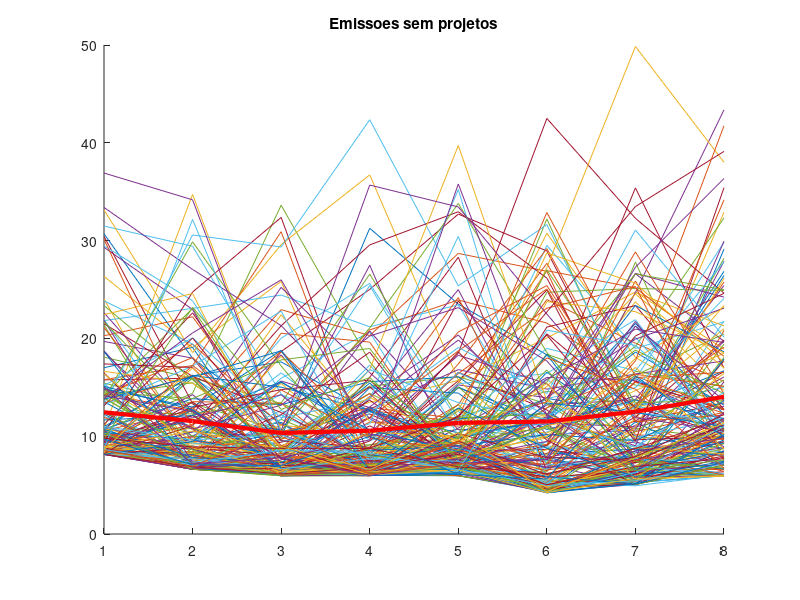
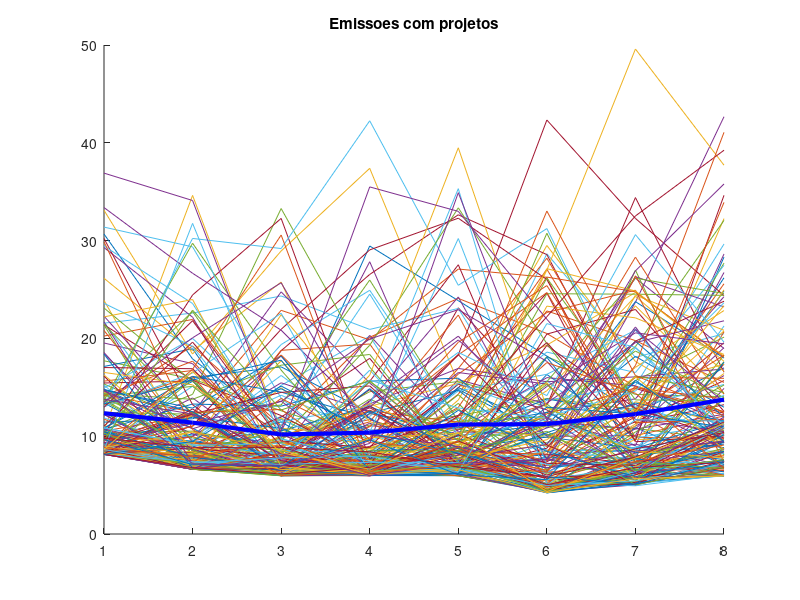
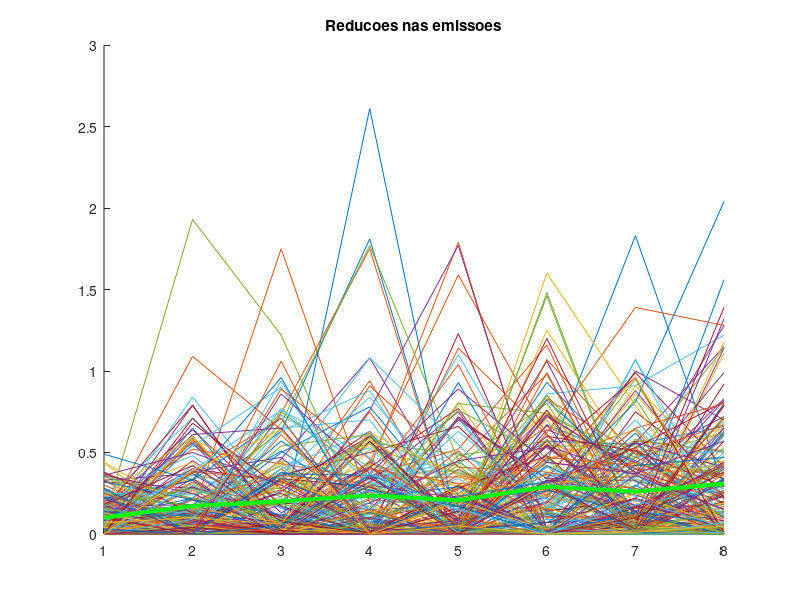
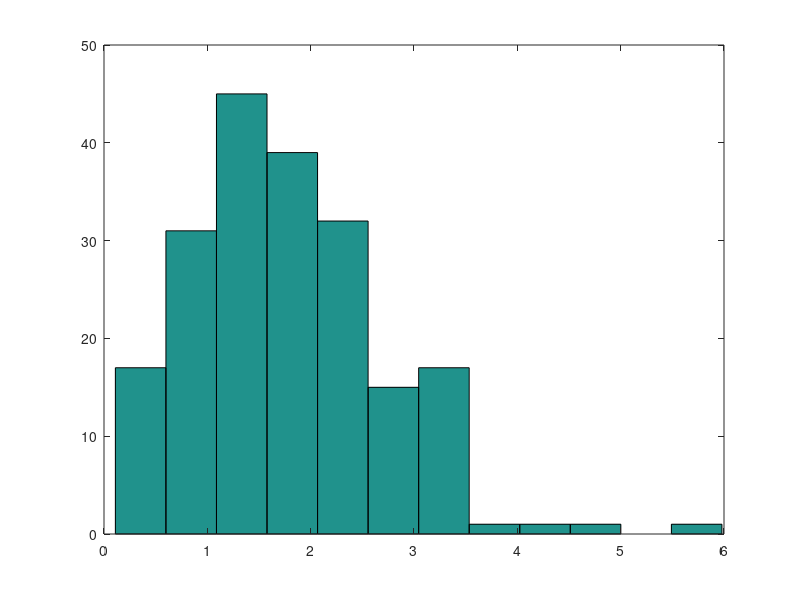

These figures' MATLAB source, in order:

close all; clear all;

CO2_Sem = [
15.03	9.60	10.76	18.63	21.39	8.26	8.83	9.02	14.33	10.39	8.18	8.78	9.17	9.77	8.18	9.60	26.34	19.69	15.42	8.14	10.29	30.70	8.15	9.42	8.35	9.59	8.45	15.76	8.71	10.56	8.67	9.53	18.09	21.91	8.38	17.00	20.27	24.04	12.49	10.66	21.82	8.27	10.80	13.85	8.55	9.87	8.18	31.49	8.18	8.26	21.11	33.14	14.72	14.14	8.25	16.48	9.12	8.96	14.88	29.31	14.21	12.01	9.14	10.69	8.18	8.14	8.22	8.75	8.26	30.44	12.26	11.95	8.53	8.14	14.81	29.47	10.29	8.66	8.18	10.10	8.24	10.56	8.59	10.02	13.52	15.78	8.22	9.48	12.47	8.14	9.89	10.78	8.26	8.14	8.78	8.71	8.30	21.49	8.27	8.45	8.64	18.73	13.94	13.26	8.40	8.44	11.15	8.93	22.61	10.53	8.14	8.14	9.21	13.38	10.72	12.49	8.34	9.24	8.22	11.66	8.66	8.44	10.55	13.76	15.19	8.22	10.37	10.27	8.74	33.39	14.38	8.22	8.21	8.73	14.19	8.85	10.92	14.51	15.38	8.18	10.97	8.18	14.96	36.91	12.55	13.20	9.31	10.26	8.18	8.27	21.86	21.70	10.88	13.12	14.83	9.64	8.30	14.91	14.25	8.14	17.39	15.11	8.94	8.25	8.14	23.36	23.84	8.21	10.68	8.97	16.63	9.38	13.90	11.01	8.83	13.78	8.66	22.43	13.84	8.14	8.14	11.21	18.67	8.18	16.39	8.14	10.33	8.67	8.14	8.14	30.14	8.91	14.15	9.73	8.63	9.80	9.69	8.53	8.62	14.99
10.89	11.72	34.72	9.91	6.64	7.22	7.05	9.66	12.62	6.62	6.75	6.74	15.94	12.13	10.46	7.64	19.07	17.98	13.35	7.68	6.62	17.96	12.66	8.79	6.80	7.73	10.04	15.93	6.74	12.68	6.84	14.25	15.89	9.53	8.39	19.08	22.21	7.98	7.55	14.38	23.07	8.36	16.26	19.43	9.43	12.13	15.97	29.42	12.12	6.62	9.46	18.55	10.86	23.06	7.72	7.28	16.17	6.92	6.83	22.96	15.47	8.87	8.69	13.84	6.79	8.18	10.42	6.62	6.74	13.33	7.41	7.71	11.80	9.69	6.63	23.85	24.74	9.03	6.63	9.21	6.62	10.77	6.62	8.06	8.69	17.23	11.04	8.08	12.28	8.25	6.62	7.26	12.88	7.96	9.95	6.63	9.40	16.13	12.71	9.95	7.18	8.66	8.61	30.58	8.41	8.10	6.62	8.22	12.50	7.63	6.62	6.74	11.69	16.24	9.33	7.12	6.74	7.01	11.08	12.11	8.03	6.83	6.74	29.88	20.06	6.62	9.65	8.81	8.38	27.05	8.27	6.81	8.79	6.62	18.05	9.00	8.64	13.84	7.65	6.78	16.21	7.39	9.52	34.17	7.29	17.17	12.95	6.76	7.70	7.66	7.29	12.34	9.29	22.61	12.98	13.53	6.73	10.72	10.04	7.08	17.03	12.70	17.22	6.85	6.64	15.77	19.42	13.49	7.83	11.22	15.41	11.91	8.59	9.61	6.62	16.08	7.19	24.59	20.56	7.26	7.71	20.04	6.75	6.62	8.80	6.62	6.62	32.16	6.88	9.46	10.73	10.53	12.51	23.17	7.33	8.90	7.09	6.94	16.98	7.18
6.03	8.31	10.63	10.37	6.03	12.17	6.73	11.42	6.18	5.96	7.39	11.72	10.64	5.95	9.88	10.09	25.83	7.26	10.55	15.93	18.66	11.28	6.47	6.28	6.64	8.84	14.25	6.14	6.24	22.94	10.58	6.86	5.95	16.48	7.96	5.95	9.97	15.40	8.49	33.62	24.43	9.38	7.75	11.10	6.63	25.22	13.34	14.33	6.85	7.91	9.04	29.59	6.93	9.69	6.23	6.46	17.60	6.72	10.24	6.70	8.49	5.96	6.08	13.22	6.00	6.43	18.32	7.04	9.57	6.55	5.95	20.53	6.08	6.49	8.23	9.52	32.37	6.44	7.84	9.04	6.03	8.98	7.35	6.43	10.32	10.43	6.15	6.25	5.95	12.64	6.10	6.00	6.94	11.11	15.64	5.95	20.02	12.42	6.91	6.05	5.96	5.95	10.65	29.35	12.21	6.06	7.41	18.17	6.92	6.66	11.75	8.60	10.65	5.95	7.98	6.04	7.41	8.05	21.29	15.56	6.58	6.06	6.10	17.18	11.88	7.05	7.99	9.65	6.17	21.31	7.40	6.10	8.01	6.41	8.73	6.34	6.54	17.80	6.10	7.30	15.01	6.13	22.42	10.25	10.50	22.79	14.76	6.90	8.05	5.99	6.79	13.39	8.49	9.53	18.77	13.37	6.79	13.17	8.54	8.63	7.74	6.75	30.91	6.40	10.57	8.36	8.06	7.67	7.28	18.66	8.93	14.24	5.95	10.15	6.70	18.73	14.74	6.92	25.99	6.10	6.67	9.01	5.99	8.23	6.56	7.56	6.00	10.51	6.14	15.52	5.99	8.65	7.78	12.74	8.54	8.76	7.00	10.61	8.94	7.81
6.00	7.38	7.80	27.48	6.90	7.93	11.05	6.25	12.65	8.39	6.55	8.07	7.22	8.38	31.26	12.64	5.96	6.89	10.61	20.63	25.01	6.45	7.06	6.30	6.22	9.12	10.61	7.07	8.16	20.29	8.04	6.13	9.12	9.56	12.80	7.22	6.44	7.91	20.75	17.61	21.19	12.28	6.05	20.87	6.87	16.50	9.99	6.96	5.99	6.18	11.87	36.72	14.05	15.11	6.92	9.51	12.56	7.88	13.47	11.95	14.39	6.02	16.02	15.58	6.68	10.30	7.10	7.10	7.63	6.22	6.18	19.62	6.94	6.55	7.85	10.21	7.65	6.08	7.45	8.83	5.97	6.31	7.20	7.52	12.52	12.95	6.10	12.78	5.96	7.91	5.95	14.96	11.44	10.35	12.93	5.98	25.62	7.47	7.19	7.93	6.92	6.04	6.17	42.36	18.59	6.32	6.73	8.22	5.97	6.89	25.40	15.06	6.79	8.66	7.00	13.87	7.11	17.28	29.56	10.05	11.88	6.55	10.33	6.42	13.76	6.27	15.43	14.35	7.06	11.81	6.03	6.07	13.68	8.54	7.19	6.83	7.37	18.97	12.34	8.06	12.64	6.48	11.51	6.01	21.07	6.21	15.74	6.78	6.54	8.89	6.23	26.57	11.28	8.86	7.97	6.34	16.82	20.24	8.00	8.42	6.20	5.97	6.48	10.40	35.68	15.68	16.81	6.22	12.93	9.96	13.98	6.75	8.74	6.40	8.79	6.45	9.81	6.01	10.19	7.09	7.70	6.00	6.48	6.44	6.35	12.99	6.22	7.90	6.83	10.63	6.47	6.07	6.00	15.99	8.28	8.75	9.98	6.14	6.60	9.62
5.96	15.42	9.09	6.78	11.70	12.56	6.97	6.76	11.43	9.93	7.36	8.00	10.15	15.66	23.51	8.88	12.60	5.98	11.96	6.37	32.71	14.96	17.39	6.45	15.25	9.83	7.14	23.82	15.04	28.69	6.67	8.30	10.72	11.88	7.13	7.44	6.47	9.60	10.64	6.68	23.43	8.09	5.98	23.93	12.78	8.48	7.19	11.58	8.43	6.60	24.17	15.74	20.35	16.08	7.12	18.48	10.34	9.96	15.70	7.62	9.94	6.39	28.30	16.07	5.96	11.89	7.08	6.83	7.71	6.33	6.39	6.55	6.30	10.83	12.85	6.30	16.54	6.73	8.13	11.46	7.80	13.23	9.01	6.61	9.77	11.78	8.10	16.81	8.12	15.35	8.36	14.41	11.03	6.46	7.66	6.96	11.54	8.46	6.70	13.22	7.08	8.43	5.96	25.37	6.86	9.98	5.95	9.44	6.23	9.46	10.06	6.63	6.14	16.40	8.54	24.99	15.04	7.03	32.95	11.79	18.72	6.48	18.28	9.89	35.22	9.07	7.50	6.31	6.23	6.19	6.87	6.21	7.31	9.01	7.79	8.20	7.27	7.25	19.07	7.30	6.93	9.48	9.62	8.41	33.80	6.40	7.16	6.61	11.80	9.33	7.67	11.88	30.43	18.61	8.74	7.17	39.72	23.15	6.97	16.51	12.11	6.24	8.45	10.01	33.44	9.74	13.44	10.26	9.01	20.65	9.36	8.14	9.27	8.96	11.96	6.06	8.60	7.90	8.91	8.50	7.44	9.48	12.89	9.29	6.89	19.83	7.08	6.59	8.17	8.43	9.44	6.55	7.23	7.71	6.49	6.86	6.09	7.18	10.37	35.79
4.34	27.68	4.56	7.13	5.08	4.49	8.25	4.73	23.97	5.92	13.20	18.38	29.51	24.95	18.32	7.32	30.75	4.48	14.59	4.49	28.94	11.56	29.18	5.24	13.93	11.89	10.43	13.50	10.68	26.86	12.19	7.06	9.86	8.99	7.59	8.17	4.34	4.59	11.26	6.36	8.67	4.99	4.51	21.57	4.47	6.86	12.89	15.81	4.95	16.55	5.25	20.04	10.13	13.31	7.76	42.49	13.87	5.39	8.02	4.34	32.21	5.20	6.44	9.86	4.47	9.09	7.85	4.41	13.85	4.40	4.21	5.88	4.84	16.01	6.15	9.43	12.69	4.44	5.69	10.32	11.37	4.53	7.52	21.16	11.70	6.53	6.58	14.81	24.72	16.42	5.44	7.86	13.50	23.76	12.01	5.28	18.98	8.65	4.99	26.93	5.50	11.83	4.47	31.64	5.03	11.62	9.04	15.07	7.85	15.55	11.32	9.08	7.81	23.09	27.25	7.60	7.29	8.89	26.16	12.33	25.06	8.61	15.36	13.85	5.27	4.69	4.35	12.91	4.89	4.25	4.52	6.63	20.47	10.17	9.15	9.82	11.04	11.06	14.36	4.56	11.18	7.76	28.74	13.95	18.55	5.48	5.83	4.25	32.87	4.75	9.47	12.29	7.06	9.59	6.76	5.24	13.61	17.69	4.47	12.14	20.34	18.34	4.38	12.23	22.49	27.02	11.73	7.82	4.21	25.40	15.40	15.82	10.97	5.16	22.71	13.39	6.46	10.00	6.78	16.76	4.26	6.06	8.77	4.93	11.09	12.23	4.41	4.97	5.04	5.85	18.00	4.23	7.61	10.87	20.84	6.19	5.62	7.16	4.34	12.08
7.69	12.10	7.33	11.11	6.47	6.49	11.57	6.72	19.51	11.73	13.74	15.22	18.97	7.24	12.92	7.49	18.06	8.30	13.16	6.75	11.49	18.60	12.70	5.94	26.61	10.79	13.68	35.39	13.05	7.44	23.75	5.05	16.23	8.36	11.93	8.70	8.80	6.61	4.97	27.81	9.01	6.11	6.39	15.56	5.32	10.87	19.18	9.25	5.92	10.02	10.47	24.75	10.63	7.58	20.12	32.28	12.34	5.48	24.69	5.06	12.52	4.93	15.62	15.91	6.96	17.95	24.70	7.92	15.84	6.09	5.28	8.74	6.97	15.72	7.64	12.98	6.15	11.45	6.73	14.67	10.95	6.58	6.30	23.36	23.37	7.98	13.31	16.36	25.10	21.91	5.14	5.57	28.84	22.74	9.02	7.43	16.70	7.30	5.61	25.17	9.76	26.65	5.86	13.10	7.30	21.54	15.99	24.54	9.43	26.59	21.27	20.25	7.87	25.31	49.85	5.77	16.63	7.72	9.63	8.59	10.15	13.61	6.89	6.67	5.25	5.11	8.50	16.33	10.88	6.38	6.70	9.86	12.93	9.56	25.87	5.88	14.13	6.78	31.08	5.42	13.71	15.52	25.64	19.93	8.01	6.94	6.42	6.23	16.14	6.89	21.73	18.80	7.61	5.06	7.85	13.26	9.90	7.57	10.53	14.97	9.49	6.60	7.98	8.84	11.89	13.42	8.88	7.52	5.14	11.48	5.54	20.95	5.05	12.38	33.48	12.41	12.71	17.03	8.48	7.41	6.29	8.75	5.88	7.50	12.70	6.40	5.48	5.44	6.90	5.11	14.81	5.68	21.27	6.49	19.29	7.89	16.14	17.71	7.78	27.28
29.13	7.18	8.08	16.06	7.13	5.95	16.61	10.49	15.61	32.90	25.41	13.82	21.70	17.71	16.69	8.33	12.78	9.87	10.64	11.21	13.40	13.18	25.76	10.17	19.70	9.81	10.19	16.95	26.86	5.95	14.68	8.52	20.46	21.77	19.83	8.04	9.43	10.55	15.55	7.65	8.40	6.75	5.91	12.83	9.28	19.70	32.32	8.03	6.36	8.76	12.44	18.90	27.89	11.14	10.11	24.63	26.43	20.81	21.28	7.28	28.18	6.06	12.68	10.80	8.14	23.20	43.37	10.14	29.83	10.58	5.96	6.40	11.65	11.51	19.41	15.01	7.98	7.00	6.58	18.48	13.06	9.24	8.26	12.72	18.62	14.27	11.39	17.70	24.90	10.15	8.43	9.63	14.35	18.52	29.94	5.99	27.84	9.43	10.03	18.16	10.30	24.22	6.01	10.89	11.85	12.23	16.53	16.98	7.00	24.97	10.79	24.61	6.11	7.46	38.01	5.99	15.10	6.10	9.95	10.88	9.66	20.99	11.19	5.98	5.95	11.64	9.30	15.09	26.16	7.15	18.06	11.84	10.24	13.59	10.63	10.32	8.91	8.72	20.13	7.87	11.81	12.33	17.52	23.09	10.71	6.06	10.85	17.90	12.73	10.98	9.76	14.36	7.46	7.06	6.65	19.09	16.42	8.83	15.75	24.08	35.41	8.44	6.01	8.19	10.55	13.69	14.49	11.16	10.17	12.17	6.00	19.59	7.04	11.65	39.12	10.98	34.17	8.69	9.80	6.74	10.99	11.77	7.43	9.82	23.38	12.41	13.82	7.20	7.70	7.35	6.73	5.91	13.64	7.56	11.16	12.23	9.93	41.74	11.33	36.35
];

CO2_Com = [
14.78	9.58	10.62	18.45	21.37	8.24	8.76	8.99	14.24	10.38	8.18	8.76	9.10	9.66	8.18	9.60	26.15	19.53	15.34	8.14	10.20	30.67	8.15	9.26	8.35	9.36	8.36	15.44	8.71	10.53	8.67	9.52	17.71	21.65	8.38	17.13	20.24	23.89	12.26	10.65	21.56	8.27	10.81	13.48	8.40	9.76	8.18	31.38	8.18	8.19	20.81	33.10	14.56	14.09	8.29	16.15	8.90	8.92	14.54	29.29	14.09	11.87	9.12	10.69	8.18	8.14	8.18	8.75	8.26	30.22	12.50	11.76	8.53	8.14	14.73	29.45	10.19	8.50	8.18	10.10	8.21	10.37	8.59	9.94	13.40	15.63	8.34	9.39	12.44	8.14	9.85	10.68	8.26	8.14	8.77	8.71	8.30	21.39	8.27	8.45	8.71	18.56	13.58	13.14	8.26	8.40	10.87	8.80	22.28	10.53	8.14	8.14	9.19	13.23	10.28	12.22	8.31	9.11	8.22	11.44	8.58	8.38	10.44	13.66	14.92	8.22	10.34	10.08	8.30	33.38	14.34	8.22	8.21	8.72	14.15	8.80	10.75	14.35	15.23	8.18	10.83	8.18	14.72	36.90	12.49	13.00	9.31	10.23	8.18	8.24	21.69	21.44	10.87	12.96	14.70	9.55	8.22	14.64	13.90	8.14	17.02	14.79	8.94	8.21	8.14	23.11	23.59	8.21	10.46	8.97	16.52	9.30	13.74	10.84	8.73	13.30	8.66	22.20	13.48	8.14	8.14	11.03	18.39	8.18	16.26	8.14	10.33	8.61	8.14	8.14	29.88	8.85	13.78	9.56	8.63	9.80	9.66	8.85	8.62	14.77
10.82	11.40	34.62	9.57	6.64	7.06	7.05	9.27	12.47	6.62	6.73	6.74	15.11	12.32	10.24	7.52	18.73	17.42	11.42	7.68	6.62	17.90	12.52	9.17	6.69	7.73	10.12	15.65	6.74	12.11	6.84	13.91	15.86	9.49	8.31	18.94	21.94	7.97	7.43	14.28	22.59	8.35	15.61	19.22	9.44	12.26	15.86	29.36	12.05	6.62	9.38	18.40	10.23	22.75	7.72	7.23	15.99	6.92	6.83	22.17	15.10	8.73	8.69	13.29	6.85	8.18	9.97	6.62	6.74	13.23	6.82	7.58	12.08	9.40	6.63	23.57	24.44	8.99	6.62	9.07	6.62	10.52	6.62	7.93	8.57	16.72	10.44	8.17	12.25	8.25	6.62	7.04	12.30	7.97	10.00	6.63	9.35	15.73	12.50	9.98	7.06	8.48	8.58	30.22	8.37	8.09	6.66	8.12	12.14	7.63	6.62	6.74	11.95	16.10	9.34	7.11	6.74	7.09	11.05	11.78	8.00	7.07	6.70	29.73	20.00	6.62	9.49	9.29	8.25	26.66	8.27	6.81	8.76	6.62	17.67	8.42	8.60	13.77	7.52	6.78	16.12	7.27	9.08	34.10	7.17	16.46	12.27	6.75	7.54	7.61	7.21	12.31	9.14	21.81	12.87	12.44	6.73	10.76	9.82	6.66	16.90	12.50	16.85	6.85	6.62	15.60	19.18	12.78	7.83	11.01	15.25	11.30	8.55	9.07	6.62	15.75	7.26	23.98	20.06	7.26	7.40	19.62	6.75	6.62	8.80	6.62	6.62	31.76	6.79	9.46	10.67	10.43	12.26	22.89	7.25	8.86	7.09	7.88	16.60	7.18
6.03	8.27	10.65	10.51	6.03	12.05	6.68	11.46	6.06	5.96	7.32	11.74	10.46	5.95	9.26	9.90	25.76	7.49	9.33	15.20	18.74	10.91	6.47	6.49	7.60	8.52	14.19	5.95	6.14	22.87	11.83	7.35	5.95	16.21	7.76	5.99	10.21	14.95	8.46	33.28	24.34	9.05	8.11	11.07	6.57	24.76	12.60	13.88	6.80	7.85	8.95	28.94	6.80	9.66	6.15	6.42	17.09	6.77	10.01	6.76	8.26	5.96	6.08	13.07	6.00	6.43	18.22	7.04	9.72	6.30	6.02	18.78	6.44	6.38	7.83	9.42	32.27	6.44	7.23	9.26	6.03	8.70	7.28	6.36	10.55	10.00	6.92	6.18	5.99	11.70	6.10	5.96	6.91	10.80	15.46	5.95	19.37	12.11	6.94	6.06	6.41	5.95	10.45	29.19	11.95	6.06	7.01	17.72	6.88	6.65	11.12	8.26	10.82	5.95	7.94	6.01	7.34	7.69	20.93	14.85	6.51	6.03	6.06	16.76	11.48	7.06	7.96	8.91	6.16	20.84	7.40	6.21	7.95	6.66	8.02	6.01	6.47	17.26	6.10	7.23	14.51	6.13	22.42	10.25	9.82	22.57	14.48	6.56	7.78	5.99	7.01	13.19	8.13	9.51	18.20	12.73	6.78	13.56	8.45	8.57	7.72	6.63	30.57	6.10	10.64	8.18	7.71	7.49	6.90	18.30	8.86	13.59	5.95	9.25	6.68	17.77	13.86	6.89	25.69	6.13	7.13	8.93	5.99	8.22	6.60	7.80	5.99	9.75	6.14	15.13	5.98	8.59	8.22	12.68	7.78	8.86	6.95	9.54	8.30	6.95
5.98	7.34	7.52	27.84	6.87	7.74	10.45	6.25	12.29	7.97	6.45	7.61	7.14	8.38	29.45	11.70	5.96	6.62	11.14	20.22	26.54	6.45	7.08	6.30	6.17	8.82	10.22	6.92	8.05	19.85	8.71	6.16	8.80	9.57	12.67	7.23	6.42	7.92	20.31	17.06	20.92	12.91	6.05	20.12	6.86	15.43	9.64	6.61	5.95	6.25	11.47	37.39	13.64	14.55	6.76	9.85	12.41	7.67	13.05	11.33	13.79	6.01	15.61	15.63	6.61	9.78	7.10	6.96	7.27	6.38	6.18	19.43	6.94	6.56	7.96	9.59	7.65	6.12	7.40	8.83	5.97	6.31	6.96	7.23	13.03	12.60	6.18	13.30	6.03	7.87	5.95	12.35	11.05	10.18	12.52	5.98	24.92	7.33	6.92	7.95	6.93	6.04	6.37	42.25	17.96	6.19	6.73	8.23	5.97	6.80	24.53	14.77	6.70	8.25	7.00	13.55	7.10	16.75	29.05	10.62	10.98	6.55	9.57	6.42	13.13	6.27	14.86	12.60	7.12	11.79	6.03	6.19	13.11	8.50	7.39	6.69	7.03	18.36	12.04	8.05	11.86	6.43	11.47	6.01	19.30	6.21	15.14	6.68	6.45	8.75	6.13	25.97	10.43	8.85	7.75	6.34	16.24	19.94	8.00	8.26	6.20	5.97	6.49	9.85	35.49	15.57	15.74	6.23	12.57	9.66	13.36	6.70	8.51	6.26	8.96	6.46	9.35	6.01	10.15	7.02	7.33	6.00	6.48	6.44	6.42	12.99	6.38	7.43	6.83	10.36	6.32	6.07	6.00	15.69	7.96	8.40	9.62	6.21	6.63	9.26
5.96	14.29	8.78	7.01	11.61	11.85	6.91	6.76	10.91	10.38	7.17	8.01	10.09	14.94	23.86	8.87	13.70	5.98	12.08	6.32	32.64	14.97	16.93	6.45	15.79	9.41	7.14	23.13	14.79	27.09	6.48	8.98	10.72	11.90	7.13	7.44	6.39	9.35	10.45	6.68	23.06	8.14	5.98	24.09	11.97	8.30	7.18	11.15	8.41	6.60	22.39	15.44	20.23	15.59	6.78	18.31	10.17	9.79	15.41	7.60	9.91	6.65	27.53	15.93	5.96	11.52	6.94	6.91	7.32	6.32	6.36	6.69	6.17	10.63	12.80	6.30	15.32	6.50	7.77	11.25	7.60	13.36	8.89	6.52	9.56	11.43	8.31	16.93	8.48	14.63	8.07	14.70	10.72	6.42	7.68	6.97	11.57	8.53	6.61	12.95	7.07	7.72	5.95	25.43	6.86	10.05	5.95	9.15	6.23	9.04	9.97	6.58	6.14	16.35	8.34	24.24	14.24	7.28	32.29	10.86	18.31	6.41	16.51	9.41	35.31	8.77	7.50	6.53	6.11	6.14	6.82	6.22	7.22	8.79	8.37	7.98	7.19	7.30	18.57	7.06	6.80	9.43	9.66	8.41	33.35	6.63	7.12	6.61	11.29	9.47	7.74	11.51	30.21	18.34	8.45	7.17	39.49	22.94	6.97	15.42	12.06	6.18	8.56	10.31	32.99	9.56	12.89	10.13	8.83	19.60	9.00	8.06	8.50	8.33	12.13	6.14	8.50	7.68	8.93	8.53	7.29	9.50	12.65	8.89	6.68	19.84	7.12	6.59	8.24	8.26	9.49	6.58	7.23	7.68	6.34	6.85	6.06	7.13	10.32	34.90
4.33	27.07	4.56	7.03	4.93	4.49	7.68	4.79	22.81	5.60	12.46	18.14	28.65	24.65	18.19	6.99	29.50	4.48	13.85	4.49	28.57	10.89	28.20	5.11	13.29	11.09	10.09	13.17	10.11	26.25	11.64	6.39	9.32	8.57	7.39	8.10	4.29	4.59	10.21	6.27	8.45	4.66	4.51	20.50	4.44	6.32	12.43	15.67	5.11	16.31	5.24	19.31	9.98	13.03	7.84	42.33	13.81	5.12	7.79	4.33	30.75	5.20	6.48	8.93	4.47	8.97	7.62	4.41	13.68	4.40	4.21	5.43	4.60	15.99	6.13	9.29	12.70	4.43	5.43	9.85	11.53	4.53	7.14	20.44	11.93	6.29	6.54	15.57	24.57	16.33	5.65	7.74	13.23	23.30	11.88	5.15	18.60	8.11	4.98	26.27	5.47	11.49	4.47	31.23	5.00	11.18	8.47	14.65	7.52	15.57	11.65	8.77	7.86	22.65	26.99	7.63	6.54	8.44	26.02	12.44	24.68	8.44	15.33	13.29	5.18	4.88	4.34	12.29	4.89	4.25	4.52	6.32	19.28	9.91	8.17	9.12	10.85	10.22	14.15	4.56	10.36	7.51	27.13	13.40	19.46	5.54	5.76	4.25	33.02	4.59	9.15	12.00	7.05	9.11	6.76	5.06	12.86	17.65	4.47	11.97	19.57	18.07	4.37	11.92	21.96	26.17	11.83	7.23	4.21	25.40	15.46	15.09	10.50	4.99	22.22	12.97	6.51	9.64	6.77	15.29	4.21	6.02	8.44	4.83	11.06	11.90	4.37	4.96	5.04	5.86	17.53	4.23	7.62	11.18	21.51	5.89	5.55	6.33	4.33	11.64
7.66	12.44	7.29	11.02	6.31	6.49	11.48	6.75	19.77	11.25	13.82	14.27	18.06	7.31	12.30	7.20	17.64	8.30	12.73	6.61	11.34	18.16	12.73	6.00	26.17	10.80	13.24	34.40	12.50	7.30	23.33	5.05	15.69	8.46	11.97	8.61	8.28	6.61	4.97	26.98	8.83	5.78	6.38	15.06	5.32	10.75	19.16	8.97	5.84	9.96	10.07	24.70	10.07	7.58	19.04	32.27	12.23	5.32	24.42	5.02	12.51	4.93	14.88	15.54	6.87	17.04	23.70	7.84	15.19	6.04	5.28	8.10	6.89	15.15	7.16	12.97	6.09	10.88	6.55	14.80	10.73	6.48	6.25	22.96	23.76	7.41	13.53	16.07	24.52	20.84	5.13	5.57	28.31	22.10	9.03	7.37	16.51	7.21	5.61	24.77	9.68	26.31	5.83	12.86	7.30	19.71	16.01	24.30	9.19	26.16	20.98	19.72	7.74	24.93	49.59	5.76	16.16	7.68	9.43	8.28	9.87	12.75	6.76	6.57	5.17	5.12	7.98	14.94	11.06	6.31	6.66	9.82	12.84	8.75	26.40	5.81	13.26	6.52	30.61	5.27	13.39	15.08	24.85	19.57	7.66	6.95	6.20	6.19	16.20	6.89	21.17	18.71	7.25	5.09	7.72	12.61	9.72	7.40	10.43	14.62	9.56	6.48	7.91	8.48	11.72	13.71	8.70	7.01	5.14	11.36	5.51	20.57	5.02	11.68	32.52	12.27	12.24	16.07	8.46	7.38	6.38	8.71	5.87	7.39	12.45	6.26	5.43	5.44	6.80	5.09	14.39	5.67	20.91	6.49	19.08	7.85	15.72	17.22	7.77	26.91
28.32	7.12	8.07	16.20	7.05	5.95	15.69	10.46	15.50	32.25	24.27	14.04	20.48	17.38	16.99	8.24	12.34	9.54	10.36	11.14	13.22	12.96	25.59	10.12	18.97	9.68	10.15	16.54	26.20	5.95	14.31	8.67	20.13	21.27	19.56	7.62	9.40	10.47	14.89	8.05	8.41	6.75	5.91	12.50	8.84	19.05	32.07	7.81	6.51	8.83	12.07	18.18	26.74	10.94	10.36	24.38	24.87	20.68	20.83	6.94	27.70	6.06	12.34	10.81	7.99	22.85	42.67	10.11	29.65	10.38	5.96	6.40	11.60	11.50	18.27	15.29	7.59	7.09	6.55	17.36	12.24	8.52	8.26	12.54	17.99	13.76	11.33	16.87	24.40	10.02	8.42	9.63	14.31	18.36	28.63	5.99	27.47	9.39	9.41	18.06	9.61	23.23	6.00	10.63	11.79	11.94	15.92	16.62	6.92	24.59	10.10	23.80	6.11	7.36	37.71	5.99	14.48	6.06	10.03	11.29	9.79	20.76	11.22	5.97	5.95	11.08	9.20	13.81	24.97	6.92	17.62	11.24	9.81	11.55	10.26	10.14	8.70	8.77	19.62	7.45	11.56	12.11	17.66	21.80	10.59	6.17	10.82	17.56	12.46	10.82	9.35	13.94	7.35	6.81	6.35	18.28	16.41	8.41	15.23	23.65	34.63	8.44	6.01	7.78	10.47	13.64	14.21	10.88	10.16	11.74	5.96	19.44	6.90	11.54	39.24	10.93	33.91	8.66	9.47	6.71	10.92	10.37	7.54	9.10	23.35	11.97	13.88	7.19	7.32	7.37	6.72	5.95	13.50	7.60	11.11	11.44	9.46	41.07	11.28	35.79
];

Redu = [
0.25	0.02	0.14	0.19	0.02	0.02	0.07	0.03	0.09	0.00	0.00	0.03	0.06	0.11	0.00	0.00	0.20	0.16	0.08	0.00	0.09	0.03	0.00	0.16	0.00	0.23	0.09	0.32	0.00	0.02	0.00	0.01	0.38	0.27	0.00	0.00	0.03	0.15	0.23	0.01	0.26	0.00	0.00	0.37	0.15	0.11	0.00	0.11	0.00	0.07	0.30	0.04	0.16	0.05	0.00	0.33	0.22	0.04	0.34	0.02	0.11	0.14	0.01	0.00	0.00	0.00	0.03	0.00	0.00	0.21	0.00	0.19	0.00	0.00	0.09	0.03	0.11	0.16	0.00	0.00	0.03	0.19	0.00	0.08	0.12	0.15	0.00	0.08	0.02	0.00	0.04	0.10	0.00	0.00	0.01	0.00	0.00	0.10	0.00	0.00	0.00	0.17	0.36	0.12	0.14	0.04	0.28	0.13	0.33	0.00	0.00	0.00	0.03	0.15	0.44	0.27	0.04	0.13	0.00	0.22	0.08	0.05	0.11	0.10	0.27	0.00	0.03	0.20	0.44	0.01	0.05	0.00	0.00	0.00	0.04	0.04	0.17	0.16	0.15	0.00	0.14	0.00	0.23	0.01	0.06	0.21	0.00	0.03	0.00	0.03	0.17	0.26	0.01	0.16	0.13	0.08	0.08	0.28	0.35	0.00	0.38	0.32	0.00	0.04	0.00	0.25	0.25	0.00	0.23	0.00	0.11	0.08	0.16	0.17	0.10	0.49	0.00	0.23	0.36	0.00	0.00	0.18	0.28	0.00	0.13	0.00	0.01	0.07	0.00	0.00	0.25	0.07	0.36	0.17	0.00	0.00	0.03	0.00	0.00	0.22
0.06	0.32	0.09	0.33	0.00	0.16	0.00	0.39	0.15	0.00	0.02	0.00	0.84	0.00	0.22	0.12	0.34	0.56	1.93	0.00	0.00	0.06	0.14	0.00	0.11	0.00	0.00	0.28	0.00	0.57	0.00	0.34	0.02	0.04	0.08	0.14	0.27	0.00	0.13	0.10	0.48	0.00	0.65	0.21	0.00	0.00	0.11	0.07	0.07	0.00	0.08	0.14	0.64	0.31	0.00	0.05	0.18	0.00	0.00	0.79	0.37	0.15	0.00	0.55	0.00	0.00	0.45	0.00	0.00	0.10	0.59	0.13	0.00	0.29	0.00	0.28	0.29	0.04	0.00	0.13	0.00	0.25	0.00	0.13	0.12	0.52	0.60	0.00	0.04	0.00	0.00	0.22	0.58	0.00	0.00	0.00	0.05	0.40	0.21	0.00	0.11	0.18	0.03	0.36	0.04	0.01	0.00	0.10	0.37	0.00	0.00	0.00	0.00	0.14	0.00	0.01	0.00	0.00	0.02	0.33	0.03	0.00	0.03	0.14	0.06	0.00	0.16	0.00	0.13	0.38	0.00	0.00	0.03	0.00	0.38	0.58	0.04	0.07	0.13	0.00	0.09	0.12	0.44	0.07	0.11	0.71	0.68	0.01	0.15	0.05	0.08	0.03	0.15	0.79	0.11	1.09	0.00	0.00	0.22	0.42	0.13	0.21	0.38	0.00	0.02	0.17	0.24	0.71	0.00	0.21	0.16	0.61	0.04	0.54	0.00	0.33	0.00	0.60	0.50	0.00	0.30	0.42	0.00	0.00	0.01	0.00	0.00	0.39	0.09	0.00	0.06	0.10	0.25	0.28	0.09	0.04	0.00	0.00	0.39	0.00
0.00	0.04	0.00	0.00	0.00	0.11	0.05	0.00	0.11	0.00	0.07	0.00	0.17	0.00	0.63	0.19	0.07	0.00	1.22	0.73	0.00	0.36	0.00	0.00	0.00	0.31	0.06	0.19	0.09	0.07	0.00	0.00	0.00	0.27	0.20	0.00	0.00	0.44	0.04	0.34	0.09	0.33	0.00	0.03	0.07	0.46	0.75	0.45	0.06	0.06	0.08	0.65	0.13	0.03	0.09	0.04	0.51	0.00	0.23	0.00	0.23	0.00	0.00	0.16	0.00	0.00	0.10	0.00	0.00	0.25	0.00	1.75	0.00	0.11	0.40	0.10	0.10	0.00	0.61	0.00	0.00	0.28	0.07	0.07	0.00	0.43	0.00	0.07	0.00	0.94	0.00	0.04	0.03	0.32	0.18	0.00	0.65	0.32	0.00	0.00	0.00	0.00	0.19	0.16	0.26	0.00	0.40	0.45	0.04	0.01	0.63	0.34	0.00	0.00	0.05	0.03	0.08	0.36	0.36	0.71	0.07	0.03	0.04	0.42	0.40	0.00	0.03	0.74	0.01	0.47	0.00	0.00	0.05	0.00	0.71	0.33	0.08	0.54	0.00	0.07	0.50	0.00	0.00	0.00	0.68	0.22	0.28	0.34	0.27	0.00	0.00	0.20	0.36	0.02	0.57	0.64	0.01	0.00	0.09	0.06	0.02	0.12	0.34	0.30	0.00	0.18	0.35	0.17	0.37	0.36	0.07	0.65	0.00	0.90	0.02	0.96	0.89	0.03	0.30	0.00	0.00	0.08	0.00	0.01	0.00	0.00	0.01	0.76	0.00	0.38	0.01	0.06	0.00	0.07	0.77	0.00	0.05	1.06	0.64	0.86
0.02	0.03	0.28	0.00	0.03	0.19	0.60	0.00	0.36	0.43	0.10	0.45	0.07	0.00	1.81	0.94	0.00	0.26	0.00	0.41	0.00	0.00	0.00	0.00	0.05	0.30	0.39	0.15	0.10	0.44	0.00	0.00	0.32	0.00	0.13	0.00	0.02	0.00	0.44	0.56	0.27	0.00	0.00	0.75	0.01	1.08	0.35	0.34	0.04	0.00	0.40	0.00	0.41	0.56	0.17	0.00	0.15	0.21	0.43	0.62	0.60	0.01	0.41	0.00	0.06	0.52	0.00	0.14	0.36	0.00	0.00	0.19	0.00	0.00	0.00	0.62	0.00	0.00	0.06	0.00	0.00	0.00	0.24	0.29	0.00	0.34	0.00	0.00	0.00	0.04	0.00	2.61	0.40	0.17	0.41	0.00	0.70	0.14	0.27	0.00	0.00	0.00	0.00	0.11	0.63	0.13	0.00	0.00	0.00	0.09	0.88	0.29	0.08	0.41	0.00	0.32	0.01	0.53	0.50	0.00	0.91	0.00	0.76	0.00	0.63	0.00	0.57	1.75	0.00	0.02	0.00	0.00	0.57	0.04	0.00	0.14	0.34	0.61	0.30	0.00	0.78	0.05	0.05	0.00	1.77	0.00	0.60	0.09	0.09	0.14	0.10	0.59	0.84	0.01	0.22	0.00	0.58	0.30	0.00	0.16	0.00	0.00	0.00	0.55	0.19	0.12	1.08	0.00	0.36	0.31	0.62	0.04	0.22	0.14	0.00	0.00	0.46	0.00	0.04	0.06	0.37	0.00	0.00	0.00	0.00	0.00	0.00	0.47	0.00	0.27	0.15	0.00	0.00	0.30	0.32	0.35	0.36	0.00	0.00	0.37
0.00	1.14	0.31	0.00	0.09	0.71	0.06	0.00	0.52	0.00	0.19	0.00	0.06	0.72	0.00	0.01	0.00	0.00	0.00	0.04	0.07	0.00	0.45	0.00	0.00	0.43	0.00	0.70	0.25	1.59	0.19	0.00	0.01	0.00	0.00	0.00	0.09	0.26	0.19	0.00	0.38	0.00	0.00	0.00	0.81	0.17	0.00	0.44	0.01	0.00	1.79	0.30	0.12	0.49	0.34	0.16	0.17	0.17	0.29	0.02	0.03	0.00	0.77	0.14	0.00	0.38	0.14	0.00	0.39	0.01	0.02	0.00	0.13	0.21	0.04	0.00	1.23	0.24	0.36	0.21	0.20	0.00	0.11	0.10	0.21	0.35	0.00	0.00	0.00	0.71	0.29	0.00	0.31	0.04	0.00	0.00	0.00	0.00	0.09	0.27	0.01	0.71	0.00	0.00	0.00	0.00	0.00	0.29	0.00	0.42	0.09	0.04	0.00	0.05	0.20	0.75	0.80	0.00	0.66	0.93	0.41	0.08	1.77	0.48	0.00	0.30	0.00	0.00	0.11	0.04	0.04	0.00	0.09	0.22	0.00	0.22	0.08	0.00	0.50	0.24	0.13	0.06	0.00	0.00	0.45	0.00	0.03	0.00	0.51	0.00	0.00	0.37	0.22	0.28	0.29	0.00	0.23	0.22	0.00	1.10	0.05	0.06	0.00	0.00	0.45	0.18	0.55	0.14	0.17	1.04	0.36	0.08	0.76	0.63	0.00	0.00	0.10	0.22	0.00	0.00	0.15	0.00	0.23	0.40	0.20	0.00	0.00	0.00	0.00	0.17	0.00	0.00	0.00	0.03	0.15	0.00	0.02	0.05	0.05	0.89
0.01	0.61	0.00	0.11	0.15	0.00	0.57	0.00	1.16	0.32	0.74	0.24	0.86	0.30	0.13	0.33	1.25	0.00	0.74	0.00	0.37	0.67	0.98	0.14	0.64	0.80	0.35	0.34	0.57	0.61	0.55	0.67	0.54	0.42	0.20	0.07	0.04	0.00	1.06	0.09	0.22	0.33	0.00	1.07	0.03	0.54	0.47	0.14	0.00	0.24	0.01	0.74	0.15	0.28	0.00	0.16	0.07	0.27	0.23	0.01	1.46	0.00	0.00	0.93	0.00	0.12	0.22	0.00	0.17	0.00	0.00	0.45	0.24	0.01	0.02	0.14	0.00	0.01	0.27	0.48	0.00	0.00	0.38	0.72	0.00	0.24	0.04	0.00	0.16	0.09	0.00	0.12	0.27	0.46	0.13	0.13	0.38	0.55	0.00	0.66	0.03	0.34	0.00	0.41	0.02	0.44	0.58	0.42	0.33	0.00	0.00	0.31	0.00	0.44	0.27	0.00	0.74	0.45	0.14	0.00	0.38	0.17	0.03	0.57	0.09	0.00	0.01	0.62	0.00	0.00	0.00	0.32	1.20	0.26	0.99	0.70	0.19	0.85	0.21	0.00	0.82	0.26	1.60	0.54	0.00	0.00	0.07	0.00	0.00	0.16	0.32	0.30	0.00	0.48	0.00	0.19	0.76	0.03	0.00	0.16	0.76	0.27	0.00	0.31	0.53	0.85	0.00	0.60	0.00	0.00	0.00	0.73	0.47	0.17	0.49	0.42	0.00	0.36	0.01	1.48	0.04	0.04	0.32	0.10	0.03	0.33	0.04	0.01	0.00	0.00	0.47	0.00	0.00	0.00	0.00	0.30	0.07	0.83	0.00	0.44
0.03	0.00	0.04	0.09	0.16	0.00	0.08	0.00	0.00	0.48	0.00	0.95	0.91	0.00	0.62	0.28	0.42	0.00	0.43	0.14	0.16	0.45	0.00	0.00	0.44	0.00	0.44	0.99	0.55	0.14	0.43	0.00	0.54	0.00	0.00	0.10	0.52	0.00	0.00	0.83	0.18	0.33	0.00	0.49	0.00	0.13	0.02	0.28	0.07	0.06	0.40	0.06	0.56	0.00	1.07	0.02	0.10	0.16	0.27	0.04	0.01	0.00	0.75	0.37	0.09	0.91	1.00	0.08	0.65	0.05	0.00	0.64	0.07	0.57	0.47	0.01	0.05	0.57	0.18	0.00	0.22	0.10	0.05	0.40	0.00	0.57	0.00	0.29	0.58	1.07	0.00	0.00	0.53	0.64	0.00	0.06	0.20	0.09	0.00	0.40	0.09	0.35	0.04	0.23	0.00	1.83	0.00	0.25	0.24	0.43	0.29	0.53	0.14	0.38	0.26	0.01	0.47	0.04	0.21	0.30	0.28	0.86	0.13	0.10	0.07	0.00	0.51	1.39	0.00	0.08	0.04	0.04	0.09	0.81	0.00	0.08	0.88	0.26	0.47	0.16	0.32	0.44	0.79	0.36	0.34	0.00	0.22	0.04	0.00	0.00	0.56	0.10	0.36	0.00	0.13	0.65	0.19	0.17	0.10	0.35	0.00	0.12	0.07	0.36	0.17	0.00	0.18	0.51	0.00	0.12	0.04	0.38	0.03	0.70	0.96	0.14	0.47	0.96	0.02	0.03	0.00	0.05	0.01	0.11	0.25	0.14	0.05	0.00	0.10	0.02	0.42	0.02	0.36	0.00	0.21	0.03	0.42	0.49	0.01	0.37
0.80	0.06	0.02	0.00	0.08	0.00	0.92	0.03	0.11	0.65	1.14	0.00	1.22	0.33	0.00	0.09	0.44	0.33	0.28	0.06	0.18	0.22	0.17	0.05	0.72	0.13	0.04	0.41	0.66	0.00	0.37	0.00	0.34	0.50	0.26	0.41	0.03	0.08	0.65	0.00	0.00	0.00	0.00	0.34	0.44	0.65	0.25	0.22	0.00	0.00	0.37	0.72	1.15	0.19	0.00	0.25	1.56	0.13	0.45	0.34	0.48	0.00	0.33	0.00	0.14	0.35	0.70	0.03	0.18	0.20	0.00	0.00	0.05	0.01	1.14	0.00	0.40	0.00	0.03	1.11	0.82	0.72	0.00	0.19	0.63	0.51	0.06	0.83	0.50	0.13	0.00	0.00	0.04	0.16	1.32	0.00	0.36	0.05	0.62	0.10	0.68	0.99	0.01	0.26	0.05	0.29	0.61	0.36	0.08	0.38	0.69	0.81	0.00	0.10	0.30	0.00	0.62	0.04	0.00	0.00	0.00	0.23	0.00	0.01	0.00	0.57	0.10	1.28	1.18	0.23	0.44	0.60	0.43	2.04	0.37	0.19	0.22	0.00	0.51	0.42	0.25	0.22	0.00	1.28	0.11	0.00	0.03	0.34	0.27	0.16	0.41	0.42	0.12	0.24	0.30	0.80	0.00	0.42	0.53	0.43	0.79	0.00	0.00	0.42	0.08	0.05	0.28	0.29	0.01	0.43	0.04	0.15	0.14	0.11	0.00	0.06	0.25	0.03	0.33	0.04	0.07	1.39	0.00	0.71	0.04	0.44	0.00	0.01	0.38	0.00	0.02	0.00	0.15	0.00	0.04	0.79	0.47	0.67	0.05	0.57
]; 

Sem2023 = CO2_Sem(1,:); Com2023 = CO2_Com(1,:); Red2023 = Redu(1,:);
Sem2024 = CO2_Sem(2,:); Com2024 = CO2_Com(2,:); Red2024 = Redu(2,:);
Sem2025 = CO2_Sem(3,:); Com2025 = CO2_Com(3,:); Red2025 = Redu(3,:);
Sem2026 = CO2_Sem(4,:); Com2026 = CO2_Com(4,:); Red2026 = Redu(4,:);
Sem2027 = CO2_Sem(5,:); Com2027 = CO2_Com(5,:); Red2027 = Redu(5,:);
Sem2028 = CO2_Sem(6,:); Com2028 = CO2_Com(6,:); Red2028 = Redu(6,:);
Sem2029 = CO2_Sem(7,:); Com2029 = CO2_Com(7,:); Red2029 = Redu(7,:);
Sem2030 = CO2_Sem(8,:); Com2030 = CO2_Com(8,:); Red2030 = Redu(8,:);

SemMedia(1) = mean(Sem2023); ComMedia(1) = mean(Com2023); RedMedia(1) = mean(Red2023);
SemMedia(2) = mean(Sem2024); ComMedia(2) = mean(Com2024); RedMedia(2) = mean(Red2024);
SemMedia(3) = mean(Sem2025); ComMedia(3) = mean(Com2025); RedMedia(3) = mean(Red2025);
SemMedia(4) = mean(Sem2026); ComMedia(4) = mean(Com2026); RedMedia(4) = mean(Red2026);
SemMedia(5) = mean(Sem2027); ComMedia(5) = mean(Com2027); RedMedia(5) = mean(Red2027);
SemMedia(6) = mean(Sem2028); ComMedia(6) = mean(Com2028); RedMedia(6) = mean(Red2028);
SemMedia(7) = mean(Sem2029); ComMedia(7) = mean(Com2029); RedMedia(7) = mean(Red2029);
SemMedia(8) = mean(Sem2030); ComMedia(8) = mean(Com2030); RedMedia(8) = mean(Red2030);


for serie = 1 : 200
	RedTotalSerie(serie) = Red2023(serie) + Red2024(serie) + Red2025(serie) + Red2026(serie) + Red2027(serie) + Red2028(serie) + Red2029(serie) + Red2030(serie);
end

figure(1)
hold
title('Emissoes sem projetos');
for aux = 1 : 200
	plot(CO2_Sem(:,aux));
end
plot(SemMedia, 'Color', 'red', 'LineWidth', 3);

figure(2)
hold
title('Emissoes com projetos');
for aux = 1 : 200
	plot(CO2_Com(:,aux));
end
plot(ComMedia, 'Color', 'blue', 'LineWidth', 3);

figure(3)
hold
title('Reducoes nas emissoes');
for aux = 1 : 200
	plot(Redu(:,aux));
end
plot(RedMedia, 'Color', 'green', 'LineWidth', 3);

figure(4)
hist(RedTotalSerie, 12);

figure(5)
for aux = 1 : 300
	Valor(aux) = (aux - 1)*2/100;
	Prob(aux) = sum(RedTotalSerie >= Valor(aux))/200;
end	

plot(Valor, Prob)
axis([0 max(RedTotalSerie) 0 1])
